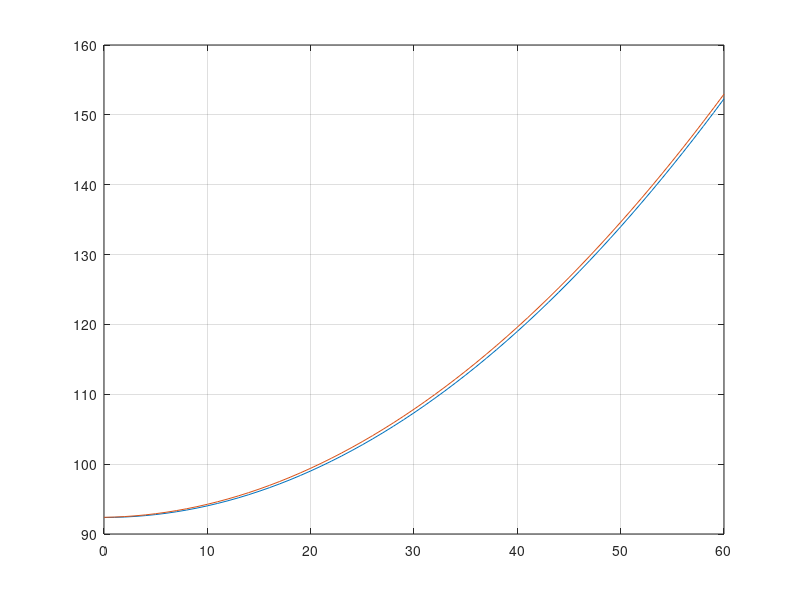

The MATLAB source for this figure: (Note: this script raises an error after producing the figure.)
    %% Input Speed - mps
    v_spd = [0:1:60] * 0.44704;
    v_spd_mph = [0:1:60];
    %%
    alpha = 0;
    
    %% Static Parameters
    % -- Vehicle
    A_veh = 0.4;        % [m^2]
    C_d = 0.34;         % drag coefficient [-]
    m_veh = 1875;       % [kg]
    P_tire = 32;        % [psi]
    R_tire = 0.346;     % [m]
    N_drvnWhl = 2;      % [-]
    Rat_gbx = 4.2;
    
    rl_a = 20.77;
    rl_b = 0.005;
    rl_c = 0.0037;
    
    % -- Environment
    g = 9.81;           % acceleration due to gravity [m/s^2]
    rho_air = 1.225;    % STP density [kg/m^3]
    
    %% Dynamic Parameters
    C_rr = 0.005 + ((0.06895/P_tire) * ...
        (0.01 + (0.0095 * ((2.778 * (10^-3) * v_spd).^2))));   
    
    %% Load Equation - 1

    Pwr_Load_1 = ((0.5 * rho_air * A_veh * C_d * (v_spd .^ 2)) + ...
            (m_veh * g * sin(alpha)) + ...
            (C_rr * m_veh * g));
        
    %% Load Equation - 2
    
    Pwr_Load_2 = (((rl_c * (v_spd_mph.^2)) + ...
        (rl_b * (v_spd_mph)) + (rl_a)) * 4.448);
    
    %% Plot
    figure;
    plot(v_spd_mph,Pwr_Load_1)
    hold on
    plot(v_spd_mph,Pwr_Load_2)
    grid on
    makePublishable(0)